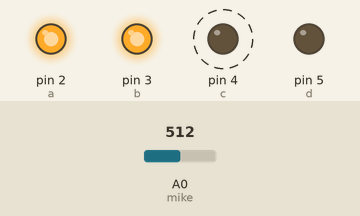
A sketch run on a simulated Arduino Uno, built with avr-gcc and run on an emulated ATmega328P. On the bench: output pins drawn as LEDs (lit = HIGH). Dashed ring = blinking. The test bench sets the inputs (shaded band); at power-on: A0 (mike) = 512.

Above: at 0.9 s.
1.9 s: A0 (mike) set to 1023
At 3.1 s:
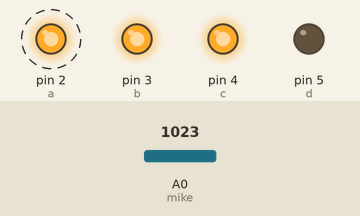
6.0 s: A0 (mike) set to 900
At 6.1 s:
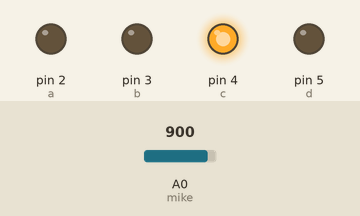
Timing chart, 0 to 15.5 s (numbered marks = the images above; inputs shaded):
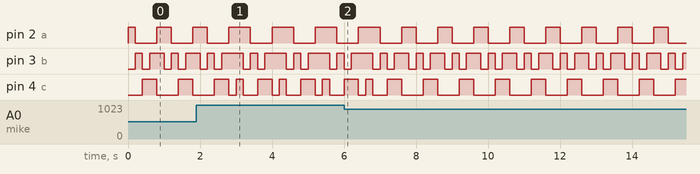

Measured:
- by itself, pin 2 (a): repeats every 1.0 s: LOW 0.60 s, HIGH 0.40 s

The sketch:

mike.ino
```cpp
//#include<tone.h>
 int mike=A0;
 int a=2;
 int b=3;
 int c=4;
 int d=5;


 void setup() {
  pinMode(a,OUTPUT);
  pinMode(b,OUTPUT);
  pinMode(c,OUTPUT);
  pinMode(mike,INPUT);
  pinMode(d,OUTPUT);
  // put your setup code here, to run once:

}

void loop() {
  int C=analogRead(mike);
  int D=map(C,0,1023,0,255);
  if(10<D<50 )
  {
    digitalWrite(a,HIGH);
      digitalWrite(b,LOW);
      digitalWrite(c,LOW);
      delay(200);
  }
  if(51<D<100 )
  {
    digitalWrite(a,LOW);
      digitalWrite(b,HIGH);
      digitalWrite(c,LOW);
      delay(200);
  }

  if(101<D<150 )
  {
    digitalWrite(a,LOW);
    digitalWrite(b,LOW);
    digitalWrite(c,HIGH);
    delay(200);
  }
  if(151<D<200 )
  {
    digitalWrite(a,LOW);
    digitalWrite(b,HIGH);
    digitalWrite(c,HIGH);
    delay(200);
  }
   if(201<D<220 )
  {
    digitalWrite(a,HIGH);
    digitalWrite(b,HIGH);
    digitalWrite(c,LOW);
    delay(200);
  }
  if(221<D<250 )
  {
    digitalWrite(a,HIGH);
    digitalWrite(b,LOW);
    digitalWrite(c,HIGH);
  }
  if(D==255 )
  {
    digitalWrite(a,HIGH);
    digitalWrite(b,HIGH);
    digitalWrite(c,HIGH);
    delay(200);
  }
}


  // put your main code here, to run repeatedly:
```
